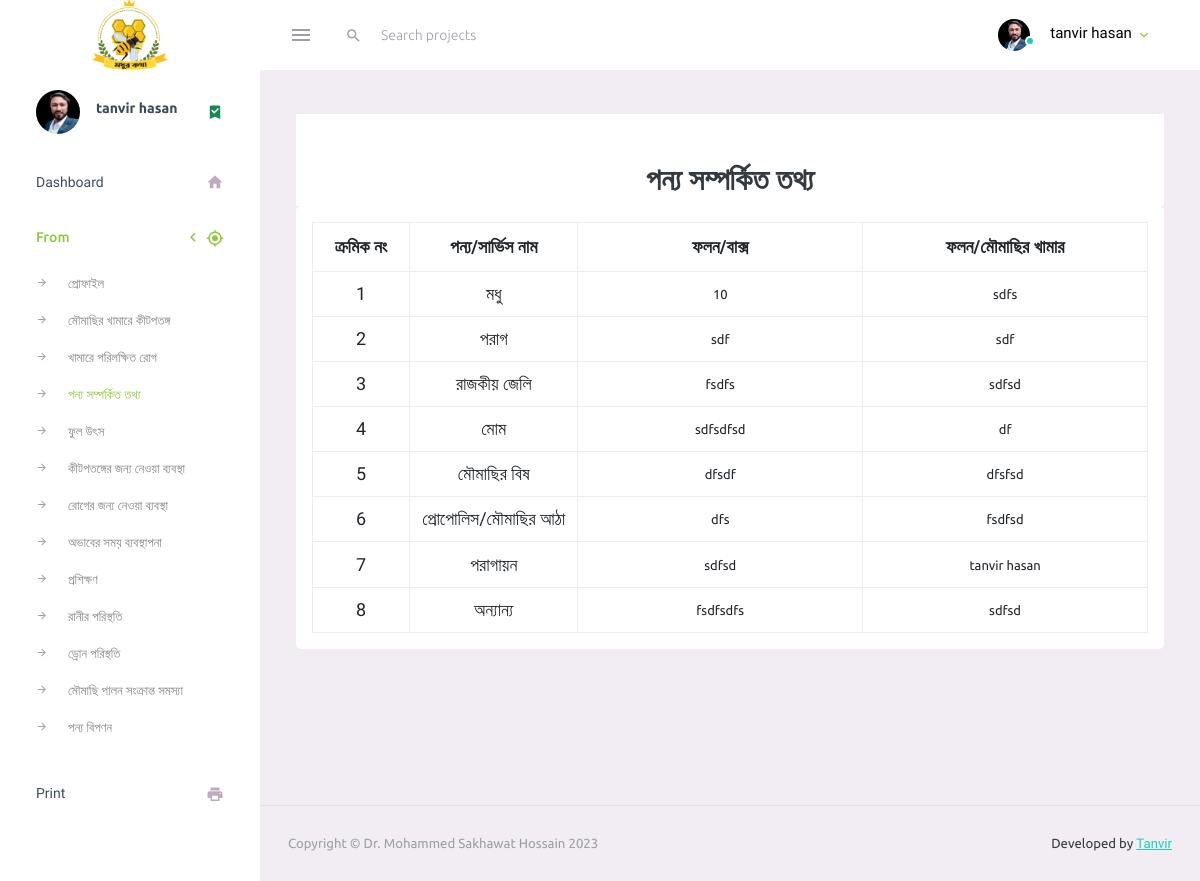
Screenshot of /product_info17.php (signed in) with the database file from the repository.
### tables this page shows
CREATE TABLE `product_info_17` (
  `id` int(10) NOT NULL,
  `user_id` int(10) NOT NULL,
  `product_services` varchar(255) NOT NULL,
  `box_ruselt` varchar(255) NOT NULL,
  `result_khamarer` varchar(255) NOT NULL
);

### config/function.php (called while the page is built, shortened)
<?php
function SelectData($TableName, $moresql){
    global $conn;
    $sql = "SELECT * FROM $TableName $moresql";
    $select = mysqli_query($conn, $sql);
    return $select;
}
?>

### product_info17.php (the view, shortened to what this page needs)
<?php
require_once "inc/header.php";
?>
<div class="row justify-content-md-center">
    <div class="col-12">
        <div class="text-center bg-white table-title">
            <h2 class="p-2 m-0 pt-5">পন্য সম্পর্কিত তথ্য</h2>
        </div>
        <div class="card p-3 form_tabkle">
            <form action="" method="post">
                <table class="table table-bordered">
                    <tr>
                        <th>ক্রমিক নং</th>
                        <th>পন্য/সার্ভিস নাম</th>
                        <th>ফলন/বাক্স</th>
                        <th>ফলন/মৌমাছির খামার</th>
                    </tr>
                    <?php
                    $i = 1;
                    $data = SelectData('product_info_17', "WHERE user_id='$id_user'");
                    while ($row = $data->fetch_object()) { ?>
                        <tr>
                            <td><?= $i++; ?></td>
                            <td><?= $row->product_services ?></td>
                            <td><input type="text" id="box_ruselt_<?php echo $row->id ?>" value="<?= $row->box_ruselt ?>" class="form-control"></td>
                            <td><input type="text" id="result_khamarer_<?php echo $row->id ?>" value="<?= $row->result_khamarer ?>" class="form-control"></td>
                        </tr>
                    <?php } ?>
                </table>
            </form>
        </div>
    </div>
</div>
<?php require_once "inc/footer.php" ?>

### rows the page displays
product_info_17: product_services "মধু", box_ruselt "10", result_khamarer "sdfs"
product_info_17: product_services "পরাগ", box_ruselt "sdf", result_khamarer "sdf"
product_info_17: product_services "রাজকীয় জেলি", box_ruselt "fsdfs", result_khamarer "sdfsd"
product_info_17: product_services "মোম", box_ruselt "sdfsdfsd", result_khamarer "df"
product_info_17: product_services "মৌমাছির বিষ", box_ruselt "dfsdf", result_khamarer "dfsfsd"
product_info_17: product_services "প্রোপোলিস/মৌমাছির আঠা", box_ruselt "dfs", result_khamarer "fsdfsd"
product_info_17: product_services "পরাগায়ন", box_ruselt "sdfsd", result_khamarer "tanvir hasan"
product_info_17: product_services "অন্যান্য", box_ruselt "fsdfsdfs", result_khamarer "sdfsd"

### other values shown
UserData($userid, 'name') "tanvir hasan"
